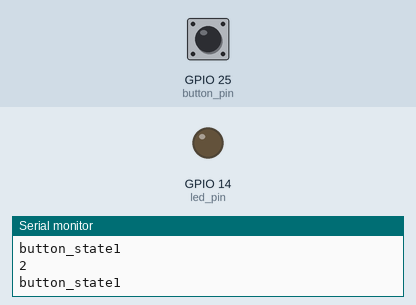
Simulated run of this program. Board: ESP32. Parts: output pins drawn as LEDs (lit = HIGH), the last lines printed to the serial monitor. The test bench sets the inputs (shaded band); at power-on: GPIO 25 (button_pin) HIGH.

Above: at 3.0 s.
3.1 s: GPIO 25 (button_pin) pulled LOW for 1.35 s
At 5.5 s:
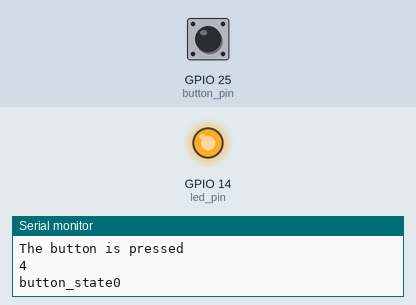
5.9 s: GPIO 25 (button_pin) pulled LOW for 3.2 s
At 8.2 s:
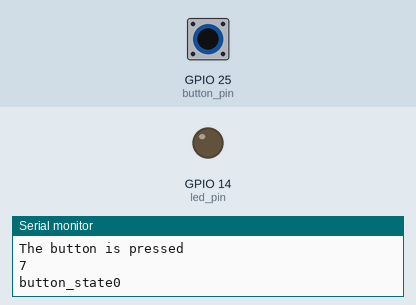
Timing chart, 0 to 9.7 s (numbered marks = the images above; inputs shaded):
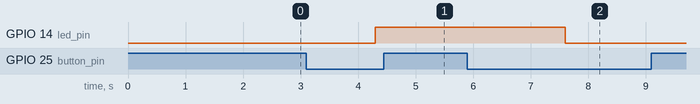

The program:

main.cpp
```cpp
#include <Arduino.h>

const int led_pin = 14;
const int button_pin = 25;
int button_state = 0;
int last_button_state = 0;
int led_state = 0;
void setup()
{
    pinMode(led_pin, OUTPUT);
    pinMode(button_pin, INPUT_PULLUP);
    Serial.begin(9600);
    Serial.println("Done setup");
}

int counter = 0;

void loop() {
  last_button_state = button_state;
  button_state = digitalRead(button_pin);
  Serial.println(counter);
  Serial.print("button_state");
  Serial.println(button_state);
  counter ++;
  esp_sleep_enable_timer_wakeup(2 * 1000000); //light sleep for 2 seconds
  esp_light_sleep_start();
    if (last_button_state == 1 && button_state == 0) {
      Serial.println("The button is pressed");

      // toggle state of LED
      led_state = !led_state;

      // control LED arccoding to the toggled state
      digitalWrite(led_pin, led_state);
    }
  delay(100);
}
```

Measured:
- after the input at 3.1 s, GPIO 14 (led_pin): LOW → HIGH after 1.2 s
- after the input at 5.9 s, GPIO 14 (led_pin): HIGH → LOW after 1.7 s
